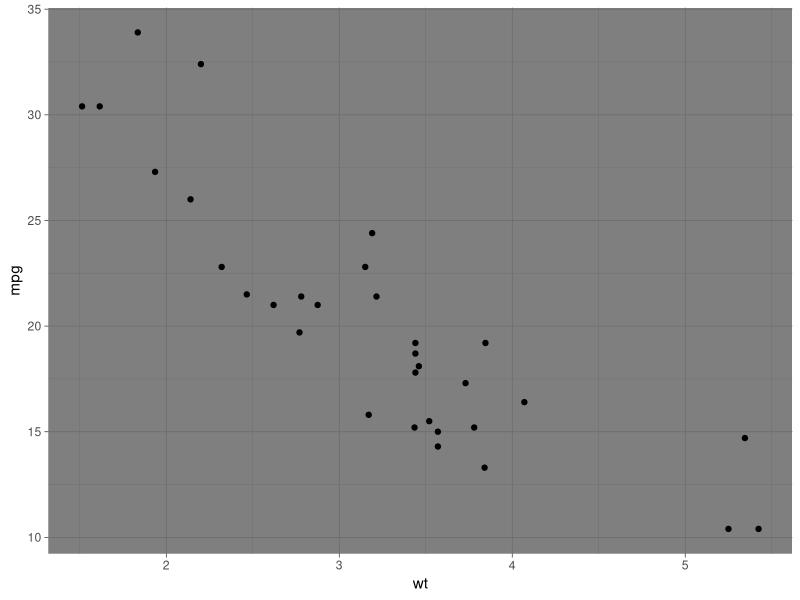
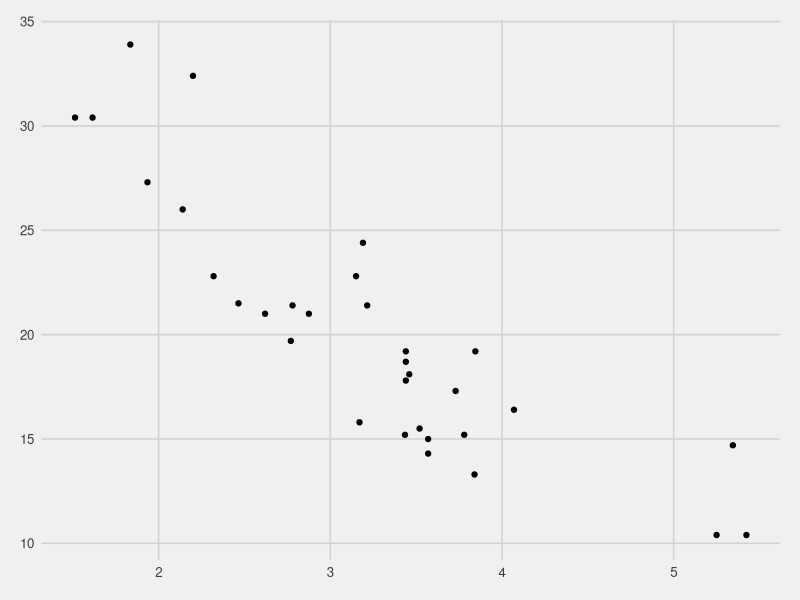

Reproduce these figures in R, in order.
library(ggplot2)
library(ggthemes)
#set all at once
#theme_set(theme_classic())

r <- ggplot(mtcars,aes(x=wt,y=mpg))+geom_point()
r <- r + theme_dark()
print(r)

r <- ggplot(mtcars,aes(x=wt,y=mpg))+geom_point()
r <- r + theme_fivethirtyeight()
print(r)